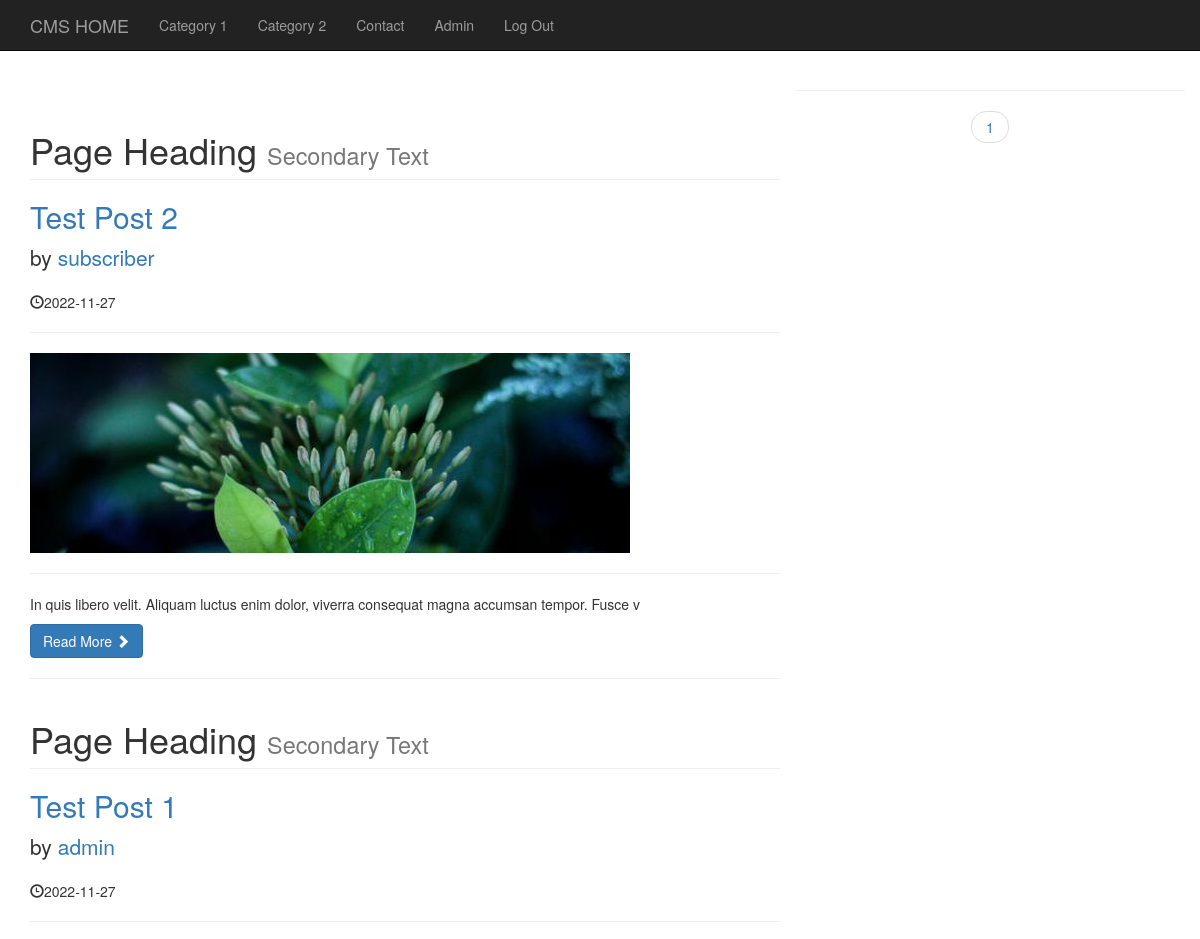
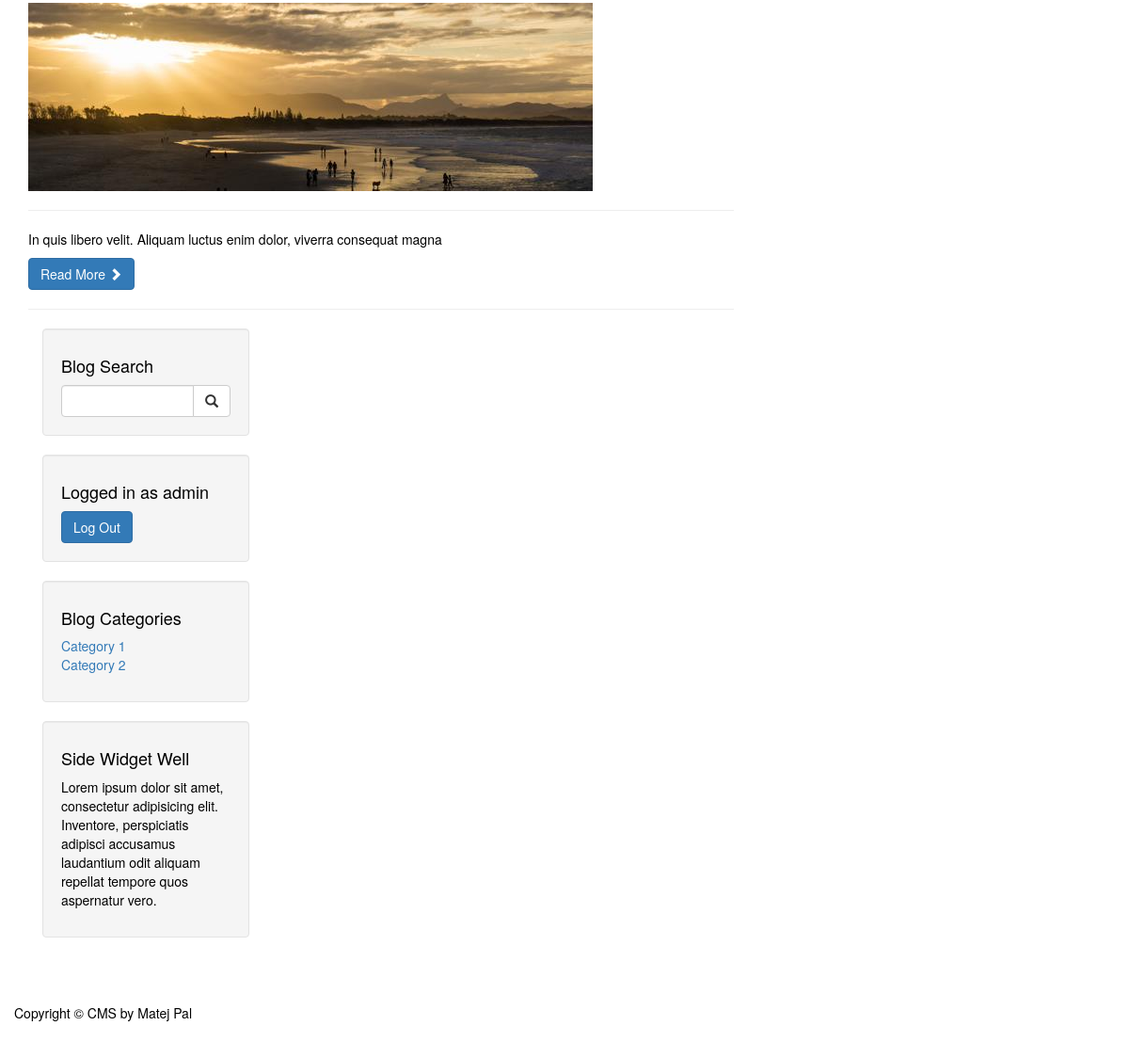
Screenshot of / (signed in) with the database file from the repository (2 pictures, top to bottom).
### tables this page shows
CREATE TABLE `categories` (
  `cat_id` int(3) NOT NULL,
  `user_id` int(11) NOT NULL,
  `cat_title` varchar(255) NOT NULL
);

CREATE TABLE `posts` (
  `post_id` int(4) NOT NULL,
  `post_category_id` int(3) NOT NULL,
  `user_id` int(11) NOT NULL,
  `post_title` varchar(255) NOT NULL,
  `post_author` varchar(255) NOT NULL,
  `post_user` varchar(255) NOT NULL,
  `post_date` date NOT NULL,
  `post_image` text NOT NULL,
  `post_content` longtext NOT NULL,
  `post_tags` varchar(255) NOT NULL,
  `post_comment_count` int(11) NOT NULL,
  `post_status` varchar(255) NOT NULL DEFAULT 'draft',
  `post_view_count` int(11) NOT NULL,
  `likes` int(11) NOT NULL
);

### admin/function.php (called while the page is built, shortened)
<?php
function imagePlaceholder($image=""){
    if(!$image){
        return "lambo_1.jpg";
    } else {
        return $image;
    }
}
function isLoggedIn(){
    if(isset($_SESSION["user_role"])){
        return true;
    }
    return false;
}

### index.php (the view, shortened to what this page needs)
<?php include "includes/header.php" ?>
<?php include "includes/navigation.php" ?>
<div class="container">
    <div class="row">
        <div class="col-md-8">
            <?php
            $per_page = 4;
            if(isset($_GET["page"])){
                $page = escape($_GET["page"]);
            } else {
                $page = "";
            }
            if($page == "" || $page == 1){
                $page_1 = 0;
            } else {
                $page_1 = ($page * $per_page) - $per_page;
            }
            if(isset($_SESSION["user_role"]) && $_SESSION["user_role"] == "admin"){
                $post_query_count = "SELECT * FROM posts";
                $find_count = mysqli_query($connection, $post_query_count);
                $count = mysqli_num_rows($find_count);
                if($count < 1){
                    echo "<h1 class='text-center'>No Posts Available!</h1>";
                } else {
                    $count = ceil($count / $per_page);
                }
            }
            if(isset($_SESSION["user_role"]) && $_SESSION["user_role"] == "admin"){
                $query = "SELECT * FROM posts ORDER BY post_id DESC LIMIT $page_1 ,$per_page";
            } else {
                $query = "SELECT * FROM posts WHERE post_status = 'published' ORDER BY post_id DESC LIMIT $page_1 ,$per_page";
            }
            $select_all_posts_query = mysqli_query($connection, $query);
            while ($row = mysqli_fetch_assoc($select_all_posts_query)) {
                $post_id = $row["post_id"];
                $post_title = $row["post_title"];
                $post_user = $row["post_user"];
                $post_date = $row["post_date"];
                $post_image = $row["post_image"];
                $post_content = substr($row["post_content"],0 ,100);
            ?>
                <h1 class="page-header">
                    Page Heading
                    <small>Secondary Text</small>
                </h1>
                <h2>
                    <a href="post/<?php echo $post_id; ?>"><?php echo $post_title ?></a>
                </h2>
                <p class="lead">
                    by <a href="author_posts.php?author=<?php echo $post_user ?>&p_id=<?php echo $post_id ?>"><?php echo $post_user ?></a>
                </p>
                <p><span class="glyphicon glyphicon-time"></span><?php echo $post_date ?></p>
                <hr>
                <a href="post.php?p_id=<?php echo $post_id; ?>">
                    <img class="img-responsive" src="images/<?php echo imagePlaceholder($post_image) ?>" alt="" >
                </a>
                <hr>
                <p><?php echo $post_content ?></p>
                <a class="btn btn-primary" href="post.php?p_id=<?php echo $post_id; ?>">Read More <span class="glyphicon glyphicon-chevron-right"></span></a>
                <hr>
            <?php  }   ?>
        </div>
        <?php include "includes/sidebar.php" ?>
    </div>
    <hr>
    <ul class="pager">
        <?php
            for($i = 1; $i<= $count; $i++){
                if($i == $page) {
                    echo "<li><a class='active_link' href='index.php?page={$i}'>{$i}</a></li>";
                } else {
                echo "<li><a href='index.php?page={$i}'>{$i}</a></li>";
                }
            }
        ?>
    </ul>
        <?php include "includes/footer.php" ?>

### includes/header.php (shortened to what this page needs)
<?php include "admin/function.php" ?>
<!DOCTYPE html>
<html lang="en">
<head>
    <link href="/cms/css/bootstrap.min.css" rel="stylesheet">
    <link href="/cms/css/blog-home.css" rel="stylesheet">
    <link href="/cms/css/styles.css" rel="stylesheet">
</head>
<body>

### includes/navigation.php (shortened to what this page needs)
<nav class="navbar navbar-inverse navbar-fixed-top" role="navigation">
    <div class="container">
        <div class="navbar-header">
            <a class="navbar-brand" href="/cms/">CMS HOME</a>
        </div>
        <div class="collapse navbar-collapse" id="bs-example-navbar-collapse-1">
            <ul class="nav navbar-nav">
                <?php
                $query = "SELECT * FROM categories ";
                $select_all_categories_query = mysqli_query($connection, $query);
                while ($row = mysqli_fetch_assoc($select_all_categories_query)) {
                    $cat_title = $row["cat_title"];
                    $cat_id    = $row["cat_id"];
                    $category_class = "";
                    $contact_class = "";
                    echo "<li class='$category_class'><a href='/cms/category/$cat_id'>{$cat_title}</a></li>";
                }
                ?>
                <li class="<?php echo $contact_class ?>">
                    <a href="/cms/contact">Contact</a>
                </li>
                <?php if(isLoggedIn()): ?>
                    <li>
                        <a href="/cms/admin/">Admin</a>
                    </li>
                    <li>
                        <a href="/cms/includes/logout.php">Log Out</a>
                    </li>
                <?php endif; ?>
            </ul>
        </div>
    </div>
</nav>

### includes/sidebar.php (shortened to what this page needs)
<div class="col-md-4">
    <div class="well">
        <h4>Blog Search</h4>
        <form action="search.php" method="post">
            <div class=" input-group">
                <input name="search" type="text" class="form-control">
                <span class="input-group-btn">
                    <button name="submit" class="btn btn-default" type="submit">
                        <span class="glyphicon glyphicon-search"></span>
                    </button>
                </span>
            </div>
        </form>
    </div>
    <div class="well">
        <?php if(isset($_SESSION["user_role"])): ?>
            <h4>Logged in as <?php echo $_SESSION["username"] ?></h4>
            <a href="/cms/includes/logout.php" class="btn btn-primary">Log Out</a>
        <?php endif; ?>
    </div>
    <?php
    $query = "SELECT * FROM categories";
    $select_categories_sidebar = mysqli_query($connection, $query);
    ?>
    <div class="well">
        <h4>Blog Categories</h4>
        <div class="row">
            <div class="col-lg-12">
                <ul class="list-unstyled">
                    <?php
                    while ($row = mysqli_fetch_assoc($select_categories_sidebar)) {
                        $cat_title = $row["cat_title"];
                        $cat_id = $row["cat_id"];
                        echo "<li><a href='category.php?category=$cat_id'>{$cat_title}</a></li>";
                    }
                    ?>
                </ul>
            </div>
        </div>
    </div>
    <?php include "widget.php"; ?>
</div>

### includes/widget.php
<div class="well">
    <h4>Side Widget Well</h4>
    <p>Lorem ipsum dolor sit amet, consectetur adipisicing elit. Inventore, perspiciatis adipisci accusamus laudantium odit aliquam repellat tempore quos aspernatur vero.</p>
</div>

### includes/footer.php (shortened to what this page needs)
<footer>
        <div class="row">
            <div class="col-lg-12">
                <p>Copyright &copy; CMS by Matej Pal</p>
            </div>
        </div>
</footer>
</div>
</body>
</html>

### css/blog-home.css (style rules this page uses)
body { padding-top: 70px; }
footer { margin: 50px 0; }

### rows the page displays
categories: cat_title "Category 1"
categories: cat_title "Category 2"
posts: post_title "Test Post 2", post_user "subscriber", post_date "2022-11-27", post_image (picture), post_content "In quis libero velit. Aliquam luctus enim dolor, viverra consequat magna accumsan tempor. Fusce v"
posts: post_title "Test Post 1", post_user "admin", post_date "2022-11-27", post_image (picture), post_content "In quis libero velit. Aliquam luctus enim dolor, viverra consequat magna"

### other values shown
$_SESSION["username"] "admin"
